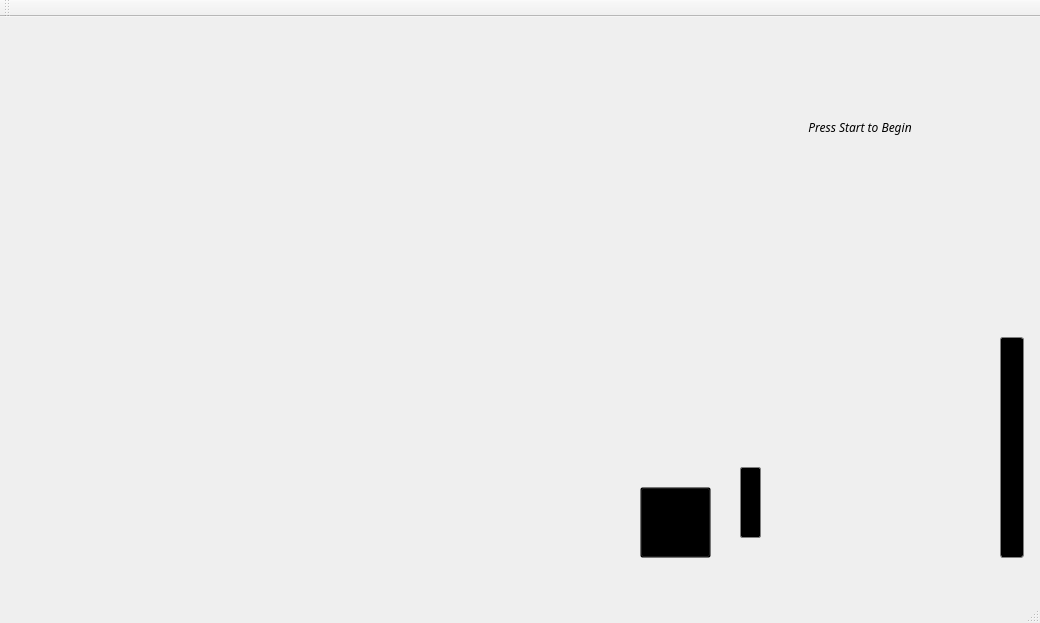
<?xml version="1.0" encoding="UTF-8"?>
<ui version="4.0">
 <class>View</class>
 <widget class="QMainWindow" name="View">
  <property name="geometry">
   <rect>
    <x>0</x>
    <y>0</y>
    <width>1040</width>
    <height>623</height>
   </rect>
  </property>
  <property name="windowTitle">
   <string>View</string>
  </property>
  <property name="styleSheet">
   <string notr="true">background-image: url(:/images/Background.png);
background-position: bottom;</string>
  </property>
  <widget class="QWidget" name="centralWidget">
   <property name="palette">
    <palette>
     <active>
      <colorrole role="Button">
       <brush brushstyle="SolidPattern">
        <color alpha="0">
         <red>255</red>
         <green>255</green>
         <blue>255</blue>
        </color>
       </brush>
      </colorrole>
      <colorrole role="Base">
       <brush brushstyle="SolidPattern">
        <color alpha="0">
         <red>255</red>
         <green>255</green>
         <blue>255</blue>
        </color>
       </brush>
      </colorrole>
      <colorrole role="Window">
       <brush brushstyle="SolidPattern">
        <color alpha="0">
         <red>255</red>
         <green>255</green>
         <blue>255</blue>
        </color>
       </brush>
      </colorrole>
     </active>
     <inactive>
      <colorrole role="Button">
       <brush brushstyle="SolidPattern">
        <color alpha="0">
         <red>255</red>
         <green>255</green>
         <blue>255</blue>
        </color>
       </brush>
      </colorrole>
      <colorrole role="Base">
       <brush brushstyle="SolidPattern">
        <color alpha="0">
         <red>255</red>
         <green>255</green>
         <blue>255</blue>
        </color>
       </brush>
      </colorrole>
      <colorrole role="Window">
       <brush brushstyle="SolidPattern">
        <color alpha="0">
         <red>255</red>
         <green>255</green>
         <blue>255</blue>
        </color>
       </brush>
      </colorrole>
     </inactive>
     <disabled>
      <colorrole role="Button">
       <brush brushstyle="SolidPattern">
        <color alpha="0">
         <red>255</red>
         <green>255</green>
         <blue>255</blue>
        </color>
       </brush>
      </colorrole>
      <colorrole role="Base">
       <brush brushstyle="SolidPattern">
        <color alpha="0">
         <red>255</red>
         <green>255</green>
         <blue>255</blue>
        </color>
       </brush>
      </colorrole>
      <colorrole role="Window">
       <brush brushstyle="SolidPattern">
        <color alpha="0">
         <red>255</red>
         <green>255</green>
         <blue>255</blue>
        </color>
       </brush>
      </colorrole>
     </disabled>
    </palette>
   </property>
   <property name="layoutDirection">
    <enum>Qt::LeftToRight</enum>
   </property>
   <property name="styleSheet">
    <string notr="true">background-color: rgba(255, 255, 255, 0);</string>
   </property>
   <widget class="QPushButton" name="startButton">
    <property name="geometry">
     <rect>
      <x>460</x>
      <y>20</y>
      <width>71</width>
      <height>71</height>
     </rect>
    </property>
    <property name="styleSheet">
     <string notr="true">background-image: url(:/images/PlayButton.png);
background-position: center;</string>
    </property>
    <property name="text">
     <string/>
    </property>
    <property name="flat">
     <bool>true</bool>
    </property>
   </widget>
   <widget class="QLabel" name="equationLabel">
    <property name="geometry">
     <rect>
      <x>20</x>
      <y>20</y>
      <width>341</width>
      <height>71</height>
     </rect>
    </property>
    <property name="font">
     <font>
      <family>8514oem</family>
      <pointsize>11</pointsize>
      <italic>true</italic>
     </font>
    </property>
    <property name="styleSheet">
     <string notr="true">background-image: url(:/images/Expression.png);
background-position: center;
background-repeat: no-repeat;</string>
    </property>
    <property name="frameShape">
     <enum>QFrame::NoFrame</enum>
    </property>
    <property name="text">
     <string/>
    </property>
    <property name="alignment">
     <set>Qt::AlignCenter</set>
    </property>
   </widget>
   <widget class="QPushButton" name="tutorialButton">
    <property name="geometry">
     <rect>
      <x>560</x>
      <y>20</y>
      <width>72</width>
      <height>72</height>
     </rect>
    </property>
    <property name="styleSheet">
     <string notr="true">background-image: url(:/images/TutorialButton.png);
background-position: center;</string>
    </property>
    <property name="text">
     <string/>
    </property>
    <property name="flat">
     <bool>true</bool>
    </property>
   </widget>
   <widget class="QPushButton" name="submitButton">
    <property name="enabled">
     <bool>false</bool>
    </property>
    <property name="geometry">
     <rect>
      <x>640</x>
      <y>470</y>
      <width>71</width>
      <height>71</height>
     </rect>
    </property>
    <property name="styleSheet">
     <string notr="true">background-image: url(:/images/SubmitButtonGray.png);
background-position: center;
background-color: rgb(0, 0, 0, 0);</string>
    </property>
    <property name="text">
     <string/>
    </property>
   </widget>
   <widget class="QLabel" name="game">
    <property name="geometry">
     <rect>
      <x>10</x>
      <y>120</y>
      <width>631</width>
      <height>431</height>
     </rect>
    </property>
    <property name="styleSheet">
     <string notr="true">background-image: url(:/images/CanvasWithSlots.png);</string>
    </property>
    <property name="text">
     <string/>
    </property>
   </widget>
   <widget class="QLabel" name="messageLabel">
    <property name="geometry">
     <rect>
      <x>710</x>
      <y>10</y>
      <width>300</width>
      <height>200</height>
     </rect>
    </property>
    <property name="font">
     <font>
      <family>8514oem</family>
      <italic>true</italic>
     </font>
    </property>
    <property name="styleSheet">
     <string notr="true">background-image: url(:/images/MessageScroll.png);</string>
    </property>
    <property name="text">
     <string>Press Start to Begin</string>
    </property>
    <property name="alignment">
     <set>Qt::AlignCenter</set>
    </property>
   </widget>
   <widget class="QLabel" name="knight">
    <property name="geometry">
     <rect>
      <x>760</x>
      <y>440</y>
      <width>84</width>
      <height>84</height>
     </rect>
    </property>
    <property name="font">
     <font>
      <family>8514oem</family>
      <italic>true</italic>
     </font>
    </property>
    <property name="styleSheet">
     <string notr="true">color: rgb(255, 255, 255);</string>
    </property>
    <property name="text">
     <string/>
    </property>
    <property name="alignment">
     <set>Qt::AlignCenter</set>
    </property>
   </widget>
   <widget class="QLabel" name="dragon">
    <property name="geometry">
     <rect>
      <x>825</x>
      <y>320</y>
      <width>156</width>
      <height>212</height>
     </rect>
    </property>
    <property name="text">
     <string/>
    </property>
   </widget>
   <widget class="QProgressBar" name="progressBar">
    <property name="geometry">
     <rect>
      <x>1000</x>
      <y>320</y>
      <width>24</width>
      <height>221</height>
     </rect>
    </property>
    <property name="autoFillBackground">
     <bool>false</bool>
    </property>
    <property name="styleSheet">
     <string notr="true">QProgressBar:vertical {
border: 1px solid gray;
border-radius: 3px;
background: black;
padding: 1px;
}
QProgressBar::chunk:vertical {
background: red
}</string>
    </property>
    <property name="maximum">
     <number>6</number>
    </property>
    <property name="value">
     <number>-1</number>
    </property>
    <property name="textVisible">
     <bool>false</bool>
    </property>
    <property name="orientation">
     <enum>Qt::Vertical</enum>
    </property>
   </widget>
   <widget class="QProgressBar" name="progressBarKnight">
    <property name="geometry">
     <rect>
      <x>740</x>
      <y>450</y>
      <width>21</width>
      <height>71</height>
     </rect>
    </property>
    <property name="styleSheet">
     <string notr="true">QProgressBar:vertical {
border: 1px solid gray;
border-radius: 2px;
background: black;
padding: 1px;
}
QProgressBar::chunk:vertical {
background: blue
}</string>
    </property>
    <property name="maximum">
     <number>3</number>
    </property>
    <property name="value">
     <number>0</number>
    </property>
    <property name="textVisible">
     <bool>false</bool>
    </property>
    <property name="orientation">
     <enum>Qt::Vertical</enum>
    </property>
   </widget>
   <zorder>startButton</zorder>
   <zorder>equationLabel</zorder>
   <zorder>tutorialButton</zorder>
   <zorder>game</zorder>
   <zorder>messageLabel</zorder>
   <zorder>knight</zorder>
   <zorder>dragon</zorder>
   <zorder>progressBar</zorder>
   <zorder>submitButton</zorder>
   <zorder>progressBarKnight</zorder>
  </widget>
  <widget class="QMenuBar" name="menuBar">
   <property name="geometry">
    <rect>
     <x>0</x>
     <y>0</y>
     <width>1040</width>
     <height>22</height>
    </rect>
   </property>
  </widget>
  <widget class="QToolBar" name="mainToolBar">
   <attribute name="toolBarArea">
    <enum>TopToolBarArea</enum>
   </attribute>
   <attribute name="toolBarBreak">
    <bool>false</bool>
   </attribute>
  </widget>
  <widget class="QStatusBar" name="statusBar"/>
 </widget>
 <layoutdefault spacing="6" margin="11"/>
 <resources/>
 <connections/>
</ui>
